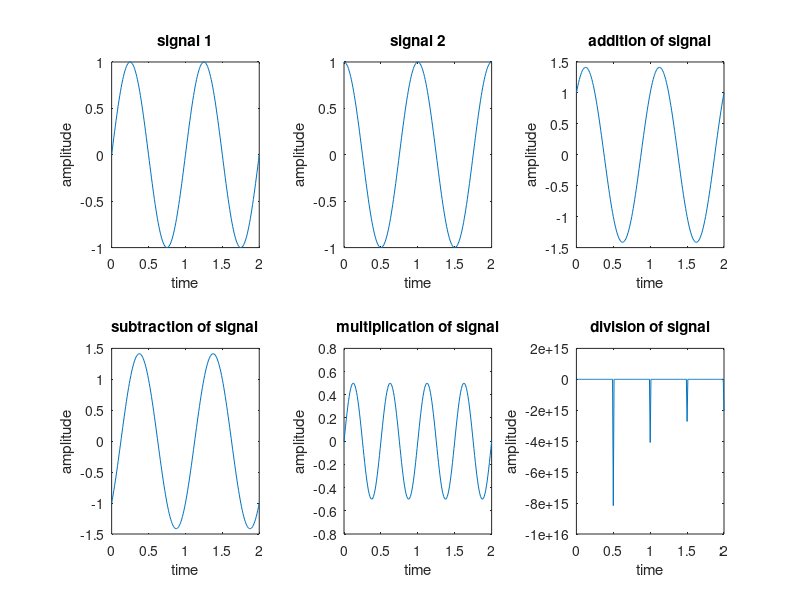

The MATLAB source for this figure:
%HITESH MALI
%2022BTECE006
%Write MATLAB code to perform Arithmetic operation Addition, Subtraction, Multiplication and Division on signals.


clc;
clear all;

t=0:0.01:2;
signal=sin(2*pi*t);
signal2=cos(2*pi*t);

subplot(2,3,1);
plot(t,signal);
title('signal 1');
xlabel('time');
ylabel('amplitude');

subplot(2,3,2);
plot(t,signal2);
title('signal 2');
xlabel('time');
ylabel('amplitude');

%arthematic operations on signal
%Addition of signals
add =(signal)+(signal2);
subplot(2,3,3);
plot(t,add);
title('addition of signal');
xlabel('time');
ylabel('amplitude');

%subtraction of signal
subtraction = signal - signal2;
subplot(2,3,4);
plot(t,subtraction);
title('subtraction of signal');
xlabel('time');
ylabel('amplitude');


% multiplication of signal
multiple= signal.* signal2;
subplot(2,3,5);
plot(t,multiple);
title('multiplication of signal');
xlabel('time');
ylabel('amplitude');

%division of signals
divide= signal.\ signal2;
subplot(2,3,6);
plot(t,divide);
title('division of signal');
xlabel('time');
ylabel('amplitude');
